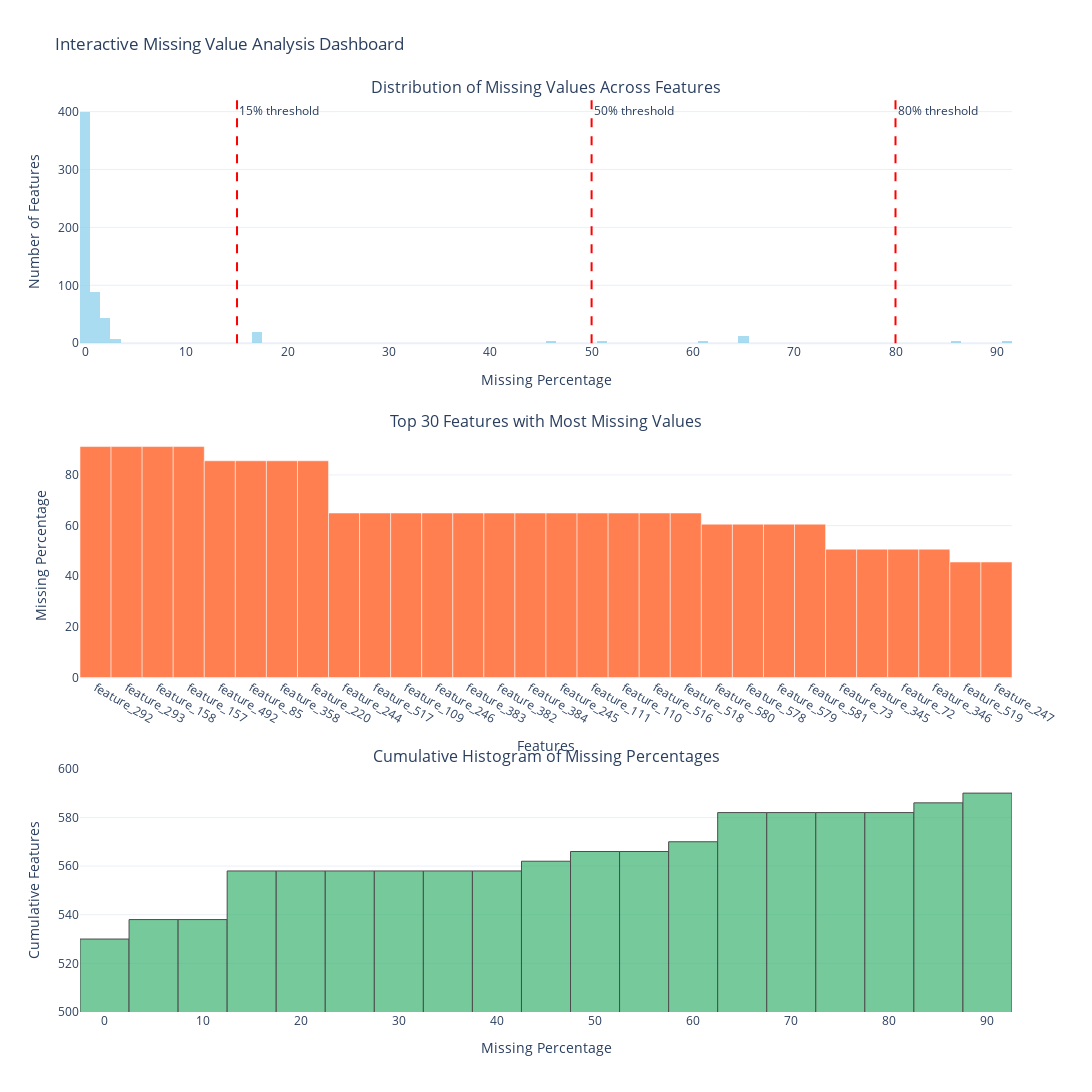

Write notebook code for a chart like this one.
### Code cell
# Create 3x1 interactive subplot grid
fig = make_subplots(
    rows=3, cols=1,
    subplot_titles=(
        'Distribution of Missing Values Across Features',
        'Top 30 Features with Most Missing Values',
        'Cumulative Histogram of Missing Percentages',
    ),
    horizontal_spacing=0.12,
    vertical_spacing=0.1
)

# 1. Missing value distribution
fig.add_trace(
    go.Histogram(
        x=missing_percentage,
        nbinsx=100,
        marker_color='skyblue',
        opacity=0.7,
        name='Missing %',
        hovertemplate='Missing %: <b>%{x:.2f}</b><br>Feature Count: %{y}<extra></extra>'
    ),
    row=1, col=1
)
fig.add_vline(x=15, line_dash='dash', line_color='red', annotation_text='15% threshold', row=1, col=1)
fig.add_vline(x=50, line_dash='dash', line_color='red', annotation_text='50% threshold', row=1, col=1)
fig.add_vline(x=80, line_dash='dash', line_color='red', annotation_text='80% threshold', row=1, col=1)

# 2️. Top 30 features with most missing values
top_missing = missing_summary.head(30)
fig.add_trace(
    go.Bar(
        y=top_missing['Missing_Percentage'],
        x=top_missing['Feature'],
        marker_color='coral',
        name='Top Missing Features',
        hovertemplate='Feature: <b>%{x}</b><br>Missing %: %{y:.2f}<extra></extra>'
    ),
    row=2, col=1
)

# 3️. Cumulative histogram of missing percentages
fig.add_trace(
    go.Histogram(
        x=missing_percentage,
        # nbinsx=100,
        marker_color='mediumseagreen',
        marker=dict(
            color='mediumseagreen',
            line=dict(
                color='black',  # outline color
                width=1          # outline thickness
            )
        ),
        opacity=0.7,
        cumulative_enabled=True,
        name='Cumulative Distribution',
        hovertemplate='Missing % ≤ %{x:.3f}<br>Cumulative Features: %{y}<extra></extra>'
    ),
    row=3, col=1
)

# Update layout for better aesthetics
fig.update_layout(
    title_text='Interactive Missing Value Analysis Dashboard',
    template='plotly_white',
    height=1500,
    width=1300,
    showlegend=False
)

# Update axes labels
fig.update_xaxes(title_text='Missing Percentage', row=1, col=1)
fig.update_yaxes(title_text='Number of Features', row=1, col=1)


fig.update_xaxes(title_text='Features', row=2, col=1)
fig.update_yaxes(title_text='Missing Percentage', row=2, col=1)

fig.update_xaxes(title_text='Missing Percentage', row=3, col=1)
fig.update_yaxes(title_text='Cumulative Features', row=3, col=1)
fig.update_yaxes(range=[500, 600], row=3, col=1)


fig.show()

### Figure 1 — Plotly figure (JSON) as saved in the notebook; plotly's stock layout.template omitted (floating-point values rounded to 4 significant figures; data arrays with more than 128 entries replaced by an {"elided": "..."} marker saying what was removed)
{"data": [{"hovertemplate": "Missing %: <b>%{x:.2f}</b><br>Feature Count: %{y}<extra></extra>", "marker": {"color": "skyblue"}, "name": "Missing %", "nbinsx": 100, "opacity": 0.7, "type": "histogram", "x": {"elided": "590 float values"}, "xaxis": "x", "yaxis": "y"}, {"hovertemplate": "Feature: <b>%{x}</b><br>Missing %: %{y:.2f}<extra></extra>", "marker": {"color": "coral"}, "name": "Top Missing Features", "type": "bar", "x": ["feature_292", "feature_293", "feature_158", "feature_157", "feature_492", "feature_85", "feature_358", "feature_220", "feature_244", "feature_517", "feature_109", "feature_246", "feature_383", "feature_382", "feature_384", "feature_245", "feature_111", "feature_110", "feature_516", "feature_518", "feature_580", "feature_578", "feature_579", "feature_581", "feature_73", "feature_345", "feature_72", "feature_346", "feature_519", "feature_247"], "xaxis": "x2", "y": [91.19, 91.19, 91.19, 91.19, 85.58, 85.58, 85.58, 85.58, 64.96, 64.96, 64.96, 64.96, 64.96, 64.96, 64.96, 64.96, 64.96, 64.96, 64.96, 64.96, 60.56, 60.56, 60.56, 60.56, 50.67, 50.67, 50.67, 50.67, 45.63, 45.63], "yaxis": "y2"}, {"cumulative": {"enabled": true}, "hovertemplate": "Missing % ≤ %{x:.3f}<br>Cumulative Features: %{y}<extra></extra>", "marker": {"color": "mediumseagreen", "line": {"color": "black", "width": 1}}, "name": "Cumulative Distribution", "opacity": 0.7, "type": "histogram", "x": {"elided": "590 float values"}, "xaxis": "x3", "yaxis": "y3"}], "layout": {"annotations": [{"font": {"size": 16}, "showarrow": false, "text": "Distribution of Missing Values Across Features", "x": 0.5, "xanchor": "center", "xref": "paper", "y": 1, "yanchor": "bottom", "yref": "paper"}, {"font": {"size": 16}, "showarrow": false, "text": "Top 30 Features with Most Missing Values", "x": 0.5, "xanchor": "center", "xref": "paper", "y": 0.6333, "yanchor": "bottom", "yref": "paper"}, {"font": {"size": 16}, "showarrow": false, "text": "Cumulative Histogram of Missing Percentages", "x": 0.5, "xanchor": "center", "xref": "paper", "y": 0.2667, "yanchor": "bottom", "yref": "paper"}, {"showarrow": false, "text": "15% threshold", "x": 15, "xanchor": "left", "xref": "x", "y": 1, "yanchor": "top", "yref": "y domain"}, {"showarrow": false, "text": "50% threshold", "x": 50, "xanchor": "left", "xref": "x", "y": 1, "yanchor": "top", "yref": "y domain"}, {"showarrow": false, "text": "80% threshold", "x": 80, "xanchor": "left", "xref": "x", "y": 1, "yanchor": "top", "yref": "y domain"}], "height": 1500, "shapes": [{"line": {"color": "red", "dash": "dash"}, "type": "line", "x0": 15, "x1": 15, "xref": "x", "y0": 0, "y1": 1, "yref": "y domain"}, {"line": {"color": "red", "dash": "dash"}, "type": "line", "x0": 50, "x1": 50, "xref": "x", "y0": 0, "y1": 1, "yref": "y domain"}, {"line": {"color": "red", "dash": "dash"}, "type": "line", "x0": 80, "x1": 80, "xref": "x", "y0": 0, "y1": 1, "yref": "y domain"}], "showlegend": false, "title": {"text": "Interactive Missing Value Analysis Dashboard"}, "width": 1300, "xaxis": {"anchor": "y", "domain": [0, 1], "title": {"text": "Missing Percentage"}}, "xaxis2": {"anchor": "y2", "domain": [0, 1], "title": {"text": "Features"}}, "xaxis3": {"anchor": "y3", "domain": [0, 1], "title": {"text": "Missing Percentage"}}, "yaxis": {"anchor": "x", "domain": [0.7333, 1], "title": {"text": "Number of Features"}}, "yaxis2": {"anchor": "x2", "domain": [0.3667, 0.6333], "title": {"text": "Missing Percentage"}}, "yaxis3": {"anchor": "x3", "domain": [0, 0.2667], "range": [500, 600], "title": {"text": "Cumulative Features"}}}}
